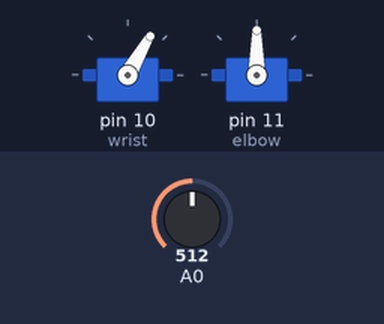
This sketch was run on a simulated Arduino Uno, built with avr-gcc and run on an emulated ATmega328P. On the bench: 2 × servo. The test bench sets the inputs (shaded band); at power-on: A0 = 512.

Above: at 1.2 s.
1.3 s: A0 set to 716
At 1.8 s:
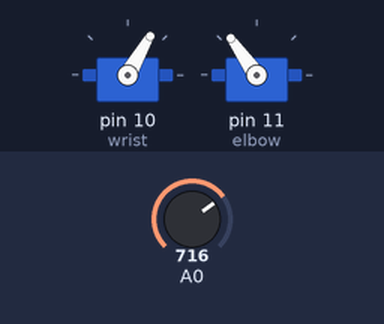
2.8 s: A0 set to 900
At 4.0 s:
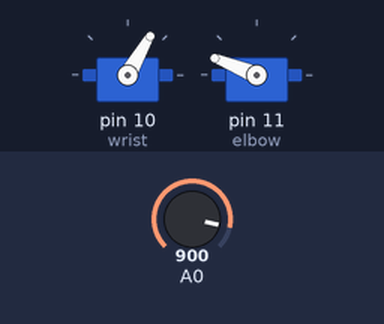
4.3 s: A0 set to 1023
At 5.2 s:
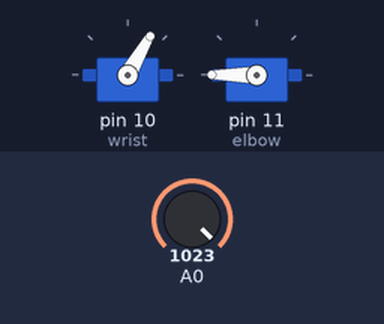
5.8 s: A0 set to 306
At 6.4 s:
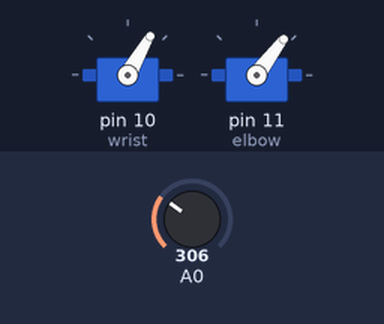
7.3 s: A0 set to 122
At 8.7 s:
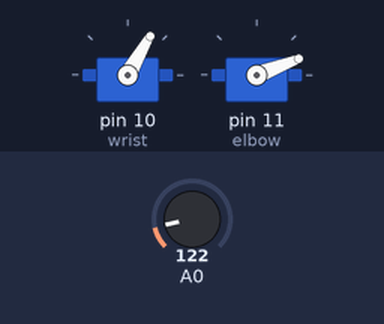
Timing chart, 0 to 9.8 s (numbered marks = the images above; inputs shaded):
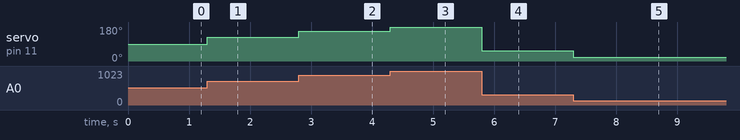

Measured:
- after the input at 1.3 s, servo on pin 11 (elbow): 90° → 125° at once
- after the input at 2.8 s, servo on pin 11 (elbow): 125° → 158° at once
- after the input at 4.3 s, servo on pin 11 (elbow): 158° → 180° at once
- after the input at 5.8 s, servo on pin 11 (elbow): 180° → 53° at once
- after the input at 7.3 s, servo on pin 11 (elbow): 53° → 21° at once

The sketch:

wrist.ino
```cpp
#include <Servo.h>
Servo wrist;
Servo elbow;
int val;
void setup() {
  // put your setup code here, to run once:
  wrist.attach(10);
  elbow.attach(11);
  int val = 0;
}

void loop() {
  // put your main code here, to run repeatedly:
  wrist.write(60);
  //delay(1000);

  val = analogRead(0);            // reads the value of the potentiometer (value between 0 and 1023)
  val = map(val, 0, 1023, 0, 180);     // scale it to use it with the servo (value between 0 and 180)
   elbow.write(val);
  delay(15);
}
```
